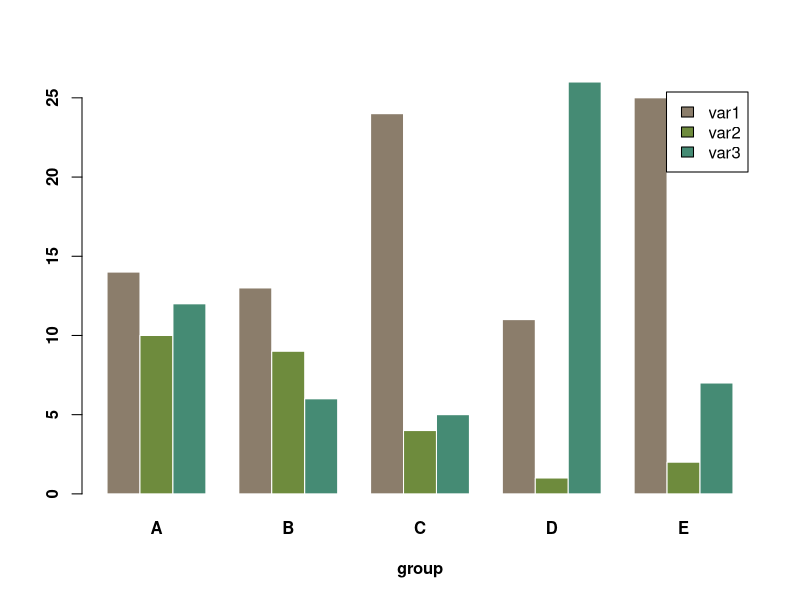

Source code (R):
set.seed(112)
data=matrix(sample(1:30,15) , nrow=3)
colnames(data)=c("A","B","C","D","E")
rownames(data)=c("var1","var2","var3")

View(data)

# Grouped barplot
barplot(data, col=colors()[c(23,89,12)] , border="white", font.axis=2, beside=T, legend=rownames(data), xlab="group", font.lab=2)
